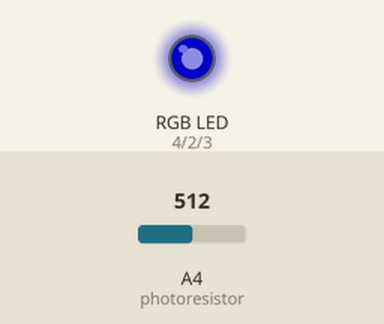
Recording of a sketch running on a simulated Arduino Uno, built with avr-gcc and run on an emulated ATmega328P. Parts: an RGB LED mixed from three pins (HIGH = lit). The inputs (shaded band) are chosen by the test bench; at power-on: A4 (photoresistor) = 512. Dim RGB values are drawn brighter than linear.

Above: at 1.2 s.
1.3 s: A4 (photoresistor) set to 458
2.8 s: A4 (photoresistor) set to 434
At 3.3 s:
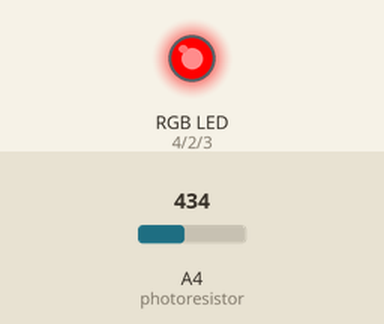
4.3 s: A4 (photoresistor) set to 810
At 5.6 s:
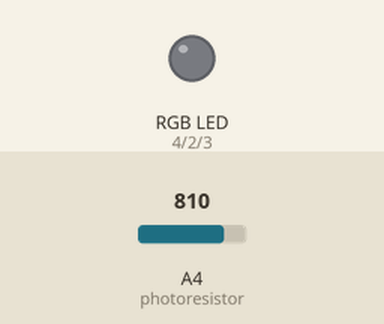
5.9 s: A4 (photoresistor) set to 791
At 7.0 s:
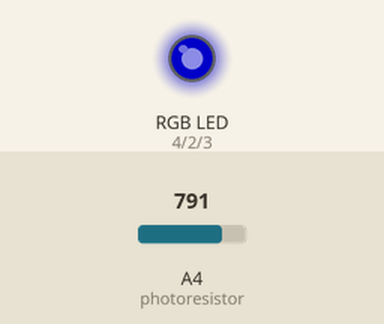
7.5 s: A4 (photoresistor) set to 900
At 8.3 s:
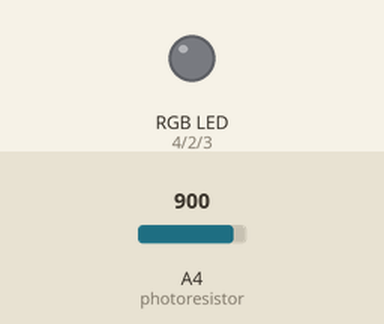
Timing chart, 0 to 10.1 s (numbered marks = the images above; inputs shaded):
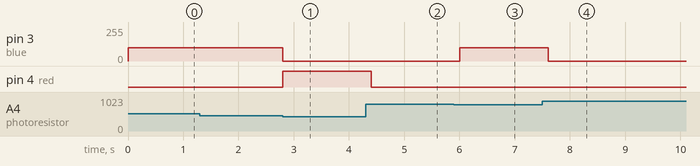

Measured:
- the behaviour switches between 450 and 449 on A4 (photoresistor) (found by bisection; images 0 and 1)
- the behaviour switches between 801 and 800 on A4 (photoresistor) (found by bisection; images 2 and 3)
- after the input at 1.3 s, every drawn part: stays the same
- after the input at 2.8 s, pin 3 (blue): 100/255 → 0/255 at once; pin 4 (red): LOW → HIGH at once
- after the input at 4.3 s, pin 4 (red): HIGH → LOW after 0.10 s
- after the input at 5.9 s, pin 3 (blue): 0/255 → 100/255 after 0.10 s
- after the input at 7.5 s, pin 3 (blue): 100/255 → 0/255 after 0.11 s

The sketch:

BME_261_Workshop_2_Part_2.ino
```cpp
const int red = 4;
const int blue = 3;
const int green = 2;
const int photoresistor = A4;

void setup() {
  pinMode(red, OUTPUT);
  pinMode(blue, OUTPUT);
  pinMode(green, OUTPUT);
}

void loop() {
  int sensorValue = analogRead(photoresistor);

  if(sensorValue < 450) {
    setColour(150, 0, 0);
  }
  else if (sensorValue > 800) {
    setColour(0 , 0, 100);
  }
  else {
    setColour(0, 100, 0);
  }
  delay(200);
}

void setColour(int r, int b, int g){
  analogWrite(red, r);
  analogWrite(blue, b);
  analogWrite(green, g);
}
```
